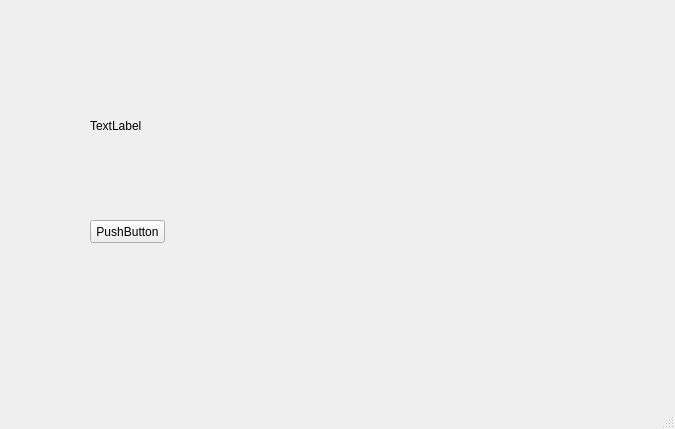
<?xml version="1.0" encoding="UTF-8"?>
<ui version="4.0">
 <class>MainWindow</class>
 <widget class="QMainWindow" name="MainWindow">
  <property name="geometry">
   <rect>
    <x>0</x>
    <y>0</y>
    <width>675</width>
    <height>429</height>
   </rect>
  </property>
  <property name="windowTitle">
   <string>MainWindow</string>
  </property>
  <widget class="QWidget" name="centralwidget">
   <widget class="QLabel" name="mtTestLabel">
    <property name="geometry">
     <rect>
      <x>90</x>
      <y>90</y>
      <width>121</width>
      <height>71</height>
     </rect>
    </property>
    <property name="text">
     <string>TextLabel</string>
    </property>
   </widget>
   <widget class="QPushButton" name="mtTestButton">
    <property name="geometry">
     <rect>
      <x>90</x>
      <y>220</y>
      <width>75</width>
      <height>23</height>
     </rect>
    </property>
    <property name="text">
     <string>PushButton</string>
    </property>
   </widget>
  </widget>
  <widget class="QMenuBar" name="menubar">
   <property name="geometry">
    <rect>
     <x>0</x>
     <y>0</y>
     <width>675</width>
     <height>23</height>
    </rect>
   </property>
  </widget>
  <widget class="QStatusBar" name="statusbar"/>
 </widget>
 <resources/>
 <connections/>
</ui>
